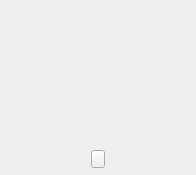
<?xml version="1.0" encoding="UTF-8"?>
<ui version="4.0">
 <class>VideoHover</class>
 <widget class="QWidget" name="VideoHover">
  <property name="geometry">
   <rect>
    <x>0</x>
    <y>0</y>
    <width>196</width>
    <height>175</height>
   </rect>
  </property>
  <property name="minimumSize">
   <size>
    <width>196</width>
    <height>175</height>
   </size>
  </property>
  <property name="maximumSize">
   <size>
    <width>196</width>
    <height>175</height>
   </size>
  </property>
  <property name="windowTitle">
   <string>Form</string>
  </property>
  <property name="styleSheet">
   <string notr="true"/>
  </property>
  <widget class="QPushButton" name="pBt_close">
   <property name="geometry">
    <rect>
     <x>164</x>
     <y>0</y>
     <width>32</width>
     <height>32</height>
    </rect>
   </property>
   <property name="minimumSize">
    <size>
     <width>32</width>
     <height>32</height>
    </size>
   </property>
   <property name="maximumSize">
    <size>
     <width>32</width>
     <height>32</height>
    </size>
   </property>
   <property name="styleSheet">
    <string notr="true">border-radius:0px;
border-image: url(:/Skin/Images/listen/hover-close.png);</string>
   </property>
   <property name="text">
    <string/>
   </property>
  </widget>
  <widget class="QWidget" name="widget_wav" native="true">
   <property name="geometry">
    <rect>
     <x>0</x>
     <y>32</y>
     <width>196</width>
     <height>111</height>
    </rect>
   </property>
   <property name="minimumSize">
    <size>
     <width>196</width>
     <height>111</height>
    </size>
   </property>
   <property name="maximumSize">
    <size>
     <width>196</width>
     <height>111</height>
    </size>
   </property>
   <property name="styleSheet">
    <string notr="true"/>
   </property>
  </widget>
  <widget class="QPushButton" name="pBt_back">
   <property name="geometry">
    <rect>
     <x>132</x>
     <y>0</y>
     <width>32</width>
     <height>32</height>
    </rect>
   </property>
   <property name="minimumSize">
    <size>
     <width>32</width>
     <height>32</height>
    </size>
   </property>
   <property name="maximumSize">
    <size>
     <width>32</width>
     <height>32</height>
    </size>
   </property>
   <property name="styleSheet">
    <string notr="true">border-radius:0px;
border-image: url(:/Skin/Images/listen/hover-back.png);</string>
   </property>
   <property name="text">
    <string/>
   </property>
  </widget>
  <widget class="QPushButton" name="pBt_play">
   <property name="geometry">
    <rect>
     <x>91</x>
     <y>150</y>
     <width>14</width>
     <height>18</height>
    </rect>
   </property>
   <property name="minimumSize">
    <size>
     <width>14</width>
     <height>18</height>
    </size>
   </property>
   <property name="maximumSize">
    <size>
     <width>14</width>
     <height>18</height>
    </size>
   </property>
   <property name="styleSheet">
    <string notr="true"/>
   </property>
   <property name="text">
    <string/>
   </property>
   <property name="checkable">
    <bool>true</bool>
   </property>
   <property name="checked">
    <bool>false</bool>
   </property>
  </widget>
 </widget>
 <resources/>
 <connections/>
</ui>
